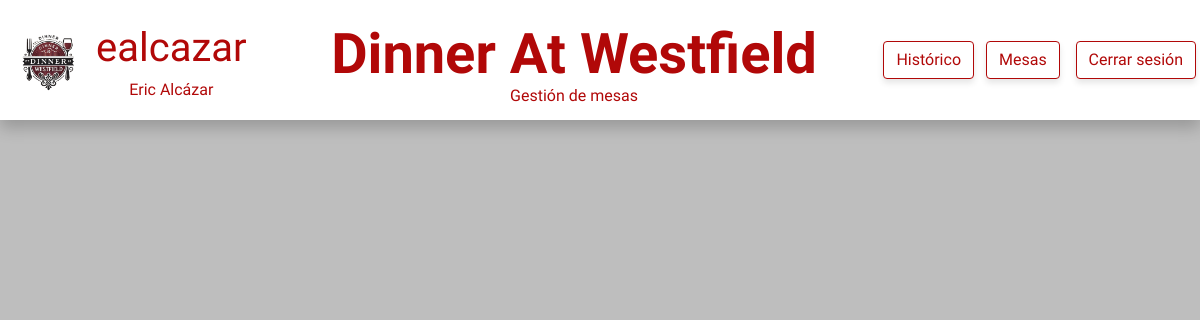
The app's page /view/reservas.php (signed in) with its own data.
### tables this page shows
CREATE TABLE tbl_usuarios (
    id_usuario INT PRIMARY KEY AUTO_INCREMENT NOT NULL,
    nombre_usuario VARCHAR(50) NOT NULL,
    apellidos_usuario VARCHAR(50) NOT NULL,
    username VARCHAR(25) NOT NULL UNIQUE,
    password CHAR(60) NOT NULL,
    id_rol INT NOT NULL
);

### php/functions.php (called while the page is built, shortened)
<?php
function get_info_waiter_bbdd($conn, $id_usuario) {
    try {
        $query = "SELECT * FROM tbl_usuarios WHERE id_usuario = :id_usuario";
        $stmt = $conn->prepare($query);
        $stmt->bindParam(':id_usuario', $id_usuario, PDO::PARAM_INT);
        $stmt->execute();
        $row = $stmt->fetch(PDO::FETCH_ASSOC);
        if ($row) {
            return [
                'username' => $row['username'],
                'name' => $row['nombre_usuario'],
                'surname' => $row['apellidos_usuario']
            ];
        } else {
            return null;
        }
    } catch (PDOException $e) {
        throw new Exception("Error al recuperar la información del usuario: " . $e->getMessage());
    }
}
?>

### view/reservas.php (the view, shortened to what this page needs)
<?php
require '../php/estadoMesaRecuperar.php';
require_once '../php/functions.php';
$id_camarero = $_SESSION['user_id'];
$info_waiter = get_info_waiter_bbdd($conn, $id_camarero);
?>
<!DOCTYPE html>
<html lang="en">
<head>
    <link href="https://cdn.jsdelivr.net/npm/bootstrap@5.0.2/dist/css/bootstrap.min.css" rel="stylesheet">
    <link rel="stylesheet" href="../css/mesas.css">
</head>
<body>
        <header id="container_header">
            <div id="container-username">
                <div id="icon_profile_header">
                    <img src="../img/logoSinFondo.png" alt="" id="icon_profile">
                </div>
                <div id="username_profile_header">
                    <p id="p_username_profile"><?php echo htmlspecialchars($info_waiter['username']) ?></p>
                    <span class="span_subtitle"><?php echo htmlspecialchars($info_waiter['name']) . " " . htmlspecialchars($info_waiter['surname']) ?></span>
                </div>
            </div>
            <div id="container_title_header">
                <h1 id="title_header"><strong>Dinner At Westfield</strong></h1>
                <span class="span_subtitle">Gestión de mesas</span>
            </div>
            <nav id="nav_header">
                <a href="./historico.php" class="btn btn-danger me-2 btn_custom_logOut">Histórico</a>
                <a href="./mesas.php" class="btn btn-danger me-2 btn_custom_logOut">Mesas</a>
                <a href="../php/cerrarSesion.php" class="btn btn-danger btn_custom_logOut m-1">Cerrar sesión</a>
            </nav>
        </header>

### css/mesas.css (style rules this page uses)
html, body { height: 100%; width: 100%; margin: 0; font-family: "Lexend", sans-serif; font-optical-sizing: auto; font-weight: 400; font-style: normal; background-color: rgb(190, 190, 190); }
#container_header { width: 100%; height: 15%; background-color: rgb(255, 255, 255); display: flex; justify-content: space-between; box-shadow: 0 8px 15px rgba(0, 0, 0, 0.2); margin-bottom: 5vh; }
#container-username { display: flex; }
#icon_profile_header, #container_header { display: flex; align-items: center; text-align: center; }
#icon_profile { width: 6vw; margin-left: 1vw; }
#p_username_profile, .span_subtitle, .btn_custom_logOut, .btn_custom_filter, .btn_custom_filterOK { color: rgb(177, 8, 8);; }
#p_username_profile { font-size: 5vh; margin: 0; }
#username_profile_header { margin-left: 1vw; }
#container_title_header { margin-left: 1.5vw; display: flex; flex-direction: column; }
.btn_custom_logOut { border: solid 1px rgb(177, 8, 8); background-color: white; box-shadow: 0 4px 6px rgba(0, 0, 0, 0.1); }
#title_header { all: unset; font-size: 7vh; color: rgb(177, 8, 8); height: 9vh; }

### records on screen
tbl_usuarios: username "ealcazar", nombre_usuario "Eric", apellidos_usuario "Alcázar"
